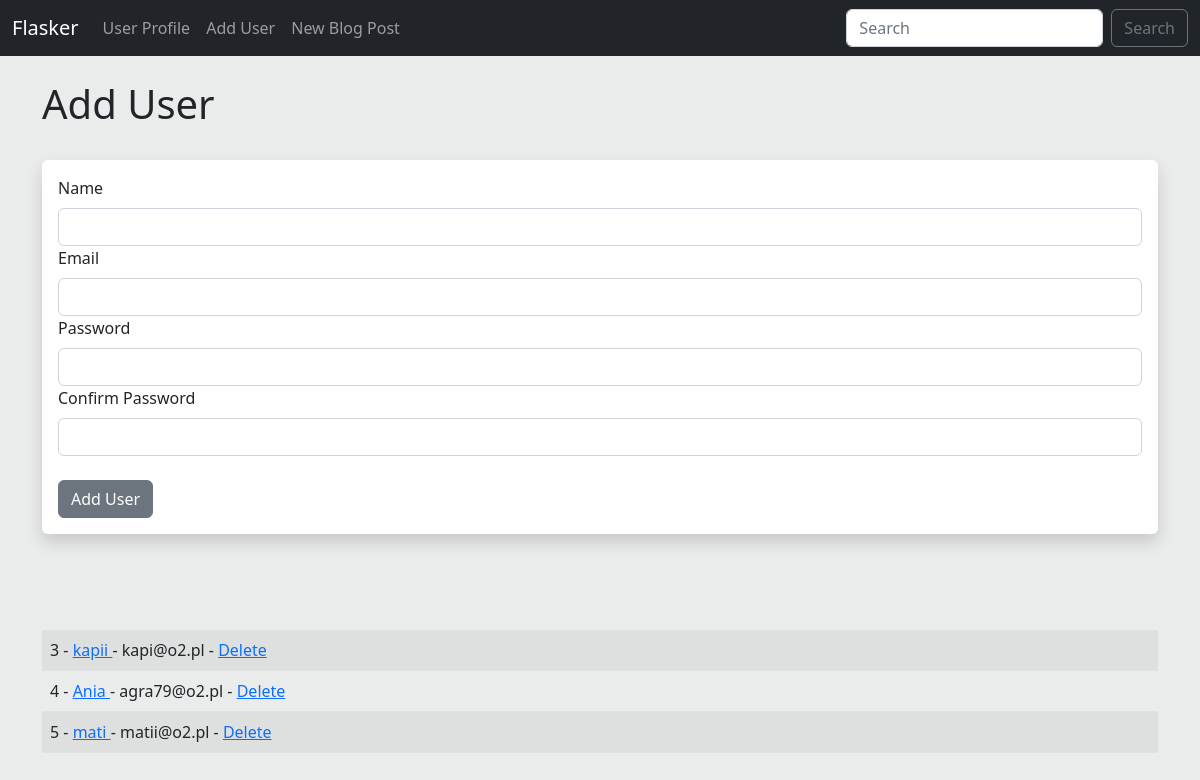
Screenshot of /user/add with the database file from the repository.
### app.py (models this page shows)
class Users(db.Model):
    id = db.Column(db.Integer, primary_key = True)
    name = db.Column(db.String(200), nullable = False)
    email = db.Column(db.String(120), nullable = False, unique=True)
    password_hash = db.Column(db.String(125))
    dateAdded = db.Column(db.DateTime, default=datetime.utcnow)

### app.py (the view, shortened to what this page needs)
@app.route('/user/add', methods=['POST', 'GET'])
def add_user():
    name = None
    add_form = UserForm()
    our_users = Users.query.order_by(Users.dateAdded)
    return render_template('add_user.html', form=add_form, name = name, our_users=our_users)

### app.py
class UserForm(FlaskForm):
    name = StringField("Name", validators=[DataRequired()])
    email = StringField("Email", validators=[DataRequired()])
    password_hash = PasswordField("Password", validators=[DataRequired(), EqualTo('psw2', message=("Passwords must match"))])
    psw2 = PasswordField("Confirm Password", validators=[DataRequired()])
    submit = SubmitField("Add User")

### templates/add_user.html (shortened to what this page needs)
{% extends 'base.html' %}
{% block body %}
{% if name %}
        <h1>Added Users: </h1>
        <table class="table table-striped table-hover">
            {% for our_user in our_users %}
                <tr>
                    <td>
                        {{ our_user.id }} - <a href="{{ url_for('update', id=our_user.id)}}"> {{ our_user.name }} </a> - {{ our_user.email }}
                    </td>
                </tr>
            {% endfor %}
        </table>
    {% else %}
        <h1>Add User</h1>
        <br />
        <div class="shadow p-3 mb-5 bg-body rounded">
            <form method="POST">
                {{ form.name.label(class="form-label") }} {{ form.name(class="form-control") }}
                {{ form.email.label(class="form-label") }} {{ form.email(class="form-control") }}
                {{ form.password_hash.label(class="form-label") }} {{ form.password_hash(class="form-control") }}
                {{ form.psw2.label(class="form-label") }} {{ form.psw2(class="form-control") }}
                <br>
                {{ form.submit(class="btn btn-secondary") }}
            </form>
        </div>
        <br><br>
        <table class="table table-striped table-hover">
            {% for our_user in our_users %}
                <tr>
                    <td>
                        {{ our_user.id }} - <a href="{{ url_for('update', id=our_user.id)}}"> {{ our_user.name }} </a> - {{ our_user.email }} - <a href="{{ url_for('delete', id=our_user.id)}}"> Delete </a>
                    </td>
                </tr>
            {% endfor %}
        </table>
    {% endif %}
{% endblock %}

### static/css/style.css (style rules this page uses)
body { background-color: rgb(234, 236, 236); }

### rows the page displays
Users: id "3", name "kapii", email "kapi@o2.pl"
Users: id "4", name "Ania", email "agra79@o2.pl"
Users: id "5", name "mati", email "matii@o2.pl"
